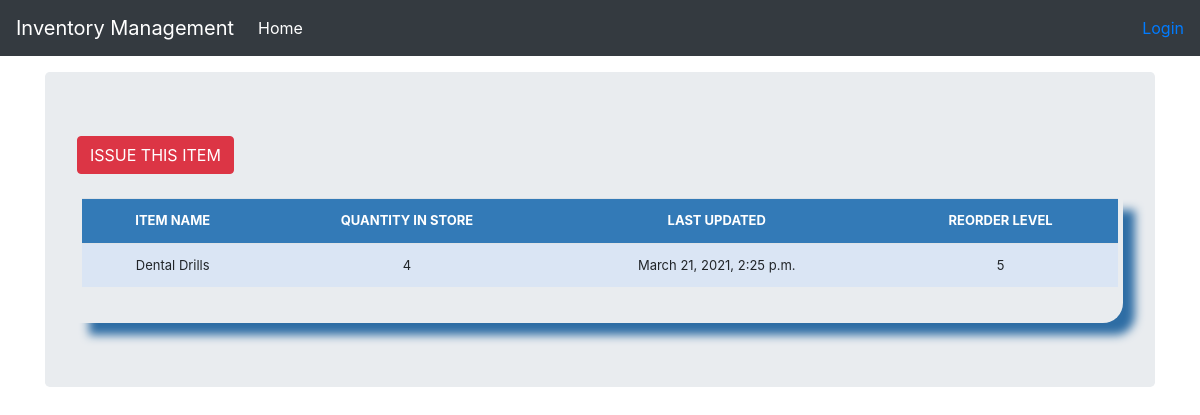
The app's page /stock_detail/18/ with its own data.
### inventorymgmt/models.py (models this page shows, shortened)
class Stock(models.Model):
	category = models.CharField(max_length=50, blank=True, null=True, choices=category_choice,)
	item_name = models.CharField(max_length=50, blank=True, null=True)
	quantity = models.IntegerField(default='0', blank=False, null=True)
	receive_quantity = models.IntegerField(default='0', blank=True, null=True)
	receive_by = models.CharField(max_length=50, blank=True, null=True)
	issue_quantity = models.IntegerField(default='0', blank=True, null=True)
	issue_by = models.CharField(max_length=50, blank=True, null=True)
	issue_to = models.CharField(max_length=50, blank=True, null=True)
	phone_number = models.CharField(max_length=50, blank=True, null=True)
	last_updated = models.DateTimeField(auto_now_add=False, auto_now=True)
	timestamp = models.DateTimeField(auto_now_add=True, auto_now=False)
	date = models.DateTimeField(auto_now_add=False, auto_now=False)
	reorder_level = models.IntegerField(default='0', blank=False, null=True)

### inventorymgmt/views.py (the view)
# urls.py: path('stock_detail/<str:pk>/', views.stock_detail, name="stock_detail"),
def stock_detail(request, pk):
	queryset = Stock.objects.get(id=pk)
	context = {
		"title": queryset.item_name,
		"queryset": queryset,
	}
	return render(request, "stock_detail.html", context)

### inventorymgmt/Templates/stock_detail.html (shortened to what this page needs)
{% load static %}
{% load crispy_forms_tags %}
<!DOCTYPE html>
<html lang="en">
  <head>
<link href="{% static 'css/stylesheet.css' %}" rel="stylesheet">
<link href="{% static 'css/bootstrap.min.css' %}" rel="stylesheet">
 <link href="{% static 'css/navbar-top-fixed.css' %}" rel="stylesheet">
  </head>
  <body>
{% include 'navbar.html' %}
<main role="main" class="container">
	<div class="jumbotron">
	<a href="{% url 'issue_items' queryset.id %}"><div class='btn btn-danger'>ISSUE THIS ITEM</div></a>
        <br><br>
        <div class="display_table">
          <table class='table'>
                  <tr>
                    <th>ITEM NAME</th>
                    <th>QUANTITY IN STORE</th>
                    <th>LAST UPDATED</th>
                    <th>REORDER LEVEL</th>
                  </tr>
                  <tr>
                    <td>{{queryset.item_name}}</td>
                    <td>{{queryset.quantity}}</td>
                    <td>{{queryset.last_updated}}</td>
                    <td>{{queryset.reorder_level}}</td>
                  </tr>
          </table>
        </div>
  </div>
</main>
      </body>
</html>

### inventorymgmt/static/css/stylesheet.css (style rules this page uses)
body { background-color: #34eb6b; }
.table { font-size: 13px; text-align: center; width: 95%; margin: auto; }
.table tr:nth-child(odd) { background: #B8CAE4 }
.table tr:nth-child(even) { background: #dae5f4 }
th { background-color: #337ab7; color: white; }
.display_table { border-bottom-right-radius: 20px; padding-left: 5px; padding-right: 5px; padding-bottom: 20px; box-shadow: 12px 12px 10px #2e6da4; }

### inventorymgmt/static/css/navbar-top-fixed.css (style rules this page uses)
body { min-height: 75rem; padding-top: 4.5rem; }

### records on screen
Stock: item_name "Dental Drills", quantity "4", last_updated "March 21, 2021, 2:25 p.m.", reorder_level "5"
